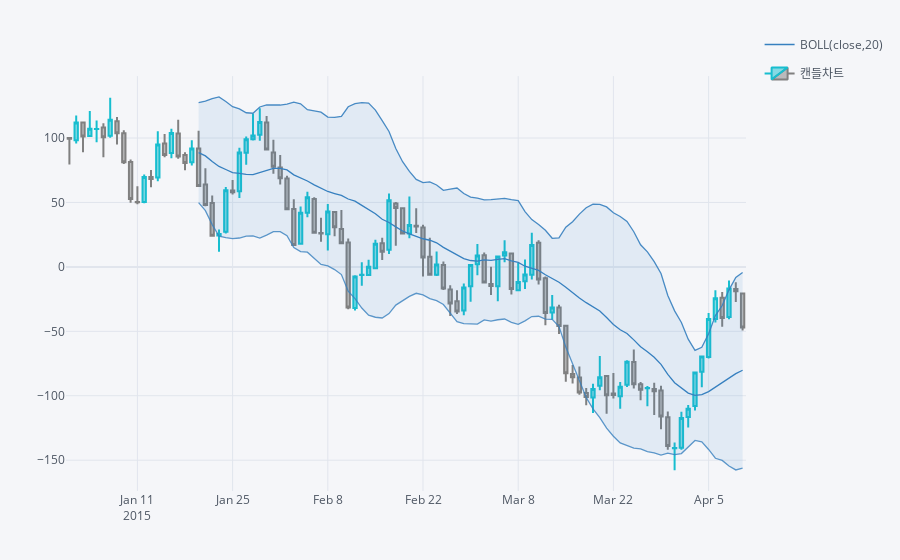

Notebook cell for this chart:
### Code cell
qf.add_bollinger_bands()
qf.iplot()
